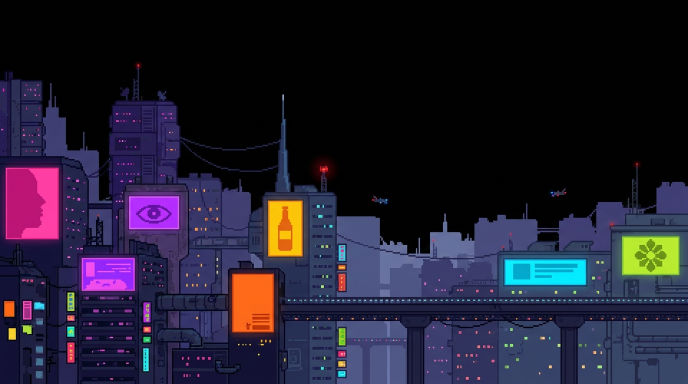
#> input picture art/reference/bg_far_a.png, 1376 x 768 px (shown at 1/2 size); its folder holds 5 pictures in this run
$ python prep_pano.py
#> lines starting #> are read from the running program, lines starting #| are printed output that depends on the picture
"""Build non-repeating parallax panoramas from three distinct segments each.

The old approach mirror-folded ONE image, which made the backdrop visibly
symmetrical and duplicated every landmark. Here three separately-generated
segments are concatenated in order, so nothing repeats across the room's whole
scroll distance. The giant torii is NOT in this art at all — it ships as its own
single sprite so there can only ever be one.

Run: python prep_pano.py
"""
from collections import deque
from PIL import Image
import pathlib

OUT = pathlib.Path(__file__).parents[2] / "game" / "art" / "bg"
OUT.mkdir(parents=True, exist_ok=True)
VIEW_H = 360

PALETTE = [
    (0, 0, 0), (10, 14, 31), (30, 51, 217), (43, 111, 232), (53, 198, 244),
    (143, 232, 255), (143, 17, 22), (224, 31, 38), (198, 240, 42),
    (107, 138, 15), (255, 255, 255), (74, 85, 104),
]


def _hsv(c):
    r, g, b = (v / 255.0 for v in c)
    mx, mn = max(r, g, b), min(r, g, b)
    d = mx - mn
    if d == 0:
        h = 0.0
    elif mx == r:
        h = (60 * ((g - b) / d)) % 360
    elif mx == g:
        h = 60 * ((b - r) / d) + 120
    else:
        h = 60 * ((r - g) / d) + 240
    return h, (0.0 if mx == 0 else d / mx), mx


SAT = [(p, _hsv(p)) for p in PALETTE if max(p) - min(p) > 30]
NEUT = [(p, max(p) / 255.0) for p in PALETTE if max(p) - min(p) <= 30]


def snap(c):
    if max(c) - min(c) < 32:
        v = max(c) / 255.0
        return min(NEUT, key=lambda e: abs(v - e[1]))[0]
    h, s, v = _hsv(c)

    def cost(e):
        _, (ph, ps, pv) = e
        dh = abs(h - ph)
        dh = min(dh, 360 - dh) / 180.0
        return dh * 3.0 + abs(v - pv) + abs(s - ps) * 0.4
    return min(SAT, key=cost)[0]


def sky_mask(im):
    """Flood the empty sky from the top so it can be punched to alpha 0.

    Polarity is detected, not assumed: segments come back with black OR light
    skies. A light-sky segment run through a black-only test stays fully opaque
    and paints a solid slab over the moon, clouds, and neighbouring segments —
    that is the grey block bug.
    """
    w, h = im.size
    px = im.load()
    top = [px[x, y] for x in range(0, w, 7) for y in range(0, 6)]
    light = sum(max(c) for c in top) / max(1, len(top)) > 90

    def is_sky(c):
        return min(c) > 150 if light else max(c) <= 26

    mask = [[False] * h for _ in range(w)]
    q = deque((x, 0) for x in range(w))
    while q:
        x, y = q.popleft()
        if not (0 <= x < w and 0 <= y < h) or mask[x][y]:
            continue
        if not is_sky(px[x, y]):
            continue
        mask[x][y] = True
        q.extend(((x + 1, y), (x - 1, y), (x, y + 1), (x, y - 1)))
    return mask, light


def find_lights(im):
    w, h = im.size
    px = im.load()
    return [(x, y, px[x, y]) for x in range(w) for y in range(h)
            if max(px[x, y]) > 150 and max(px[x, y]) - min(px[x, y]) > 60]


def add_glow(im, srcs, strength, radius):
    w, h = im.size
    px = im.load()
    glow = [[(0.0, 0.0, 0.0) for _ in range(h)] for _ in range(w)]
    emitters = {(x, y) for x, y, _ in srcs}   # a lamp does not light itself
    for x, y, c in srcs:
        for dx in range(-radius, radius + 1):
            for dy in range(-radius, radius + 1):
                d2 = dx * dx + dy * dy
                if d2 > radius * radius:
                    continue
                nx, ny = x + dx, y + dy
                if not (0 <= nx < w and 0 <= ny < h):
                    continue
                f = (1.0 - (d2 ** 0.5) / radius) ** 2 * strength
                g = glow[nx][ny]
                glow[nx][ny] = (g[0] + c[0] * f, g[1] + c[1] * f, g[2] + c[2] * f)
    for x in range(w):
        for y in range(h):
            if (x, y) in emitters:
                continue
            c, g = px[x, y], glow[x][y]
            px[x, y] = (min(255, int(c[0] + g[0])),
                        min(255, int(c[1] + g[1])),
                        min(255, int(c[2] + g[2])))


_GS = VIEW_H / 270.0
LAYERS = {
    "bg_far": (["bg_far_a", "bg_far_b", "bg_far_c"], 0.42, 0.026, int(round(5 * _GS))),
    "bg_mid": (["bg_mid_a", "bg_mid_b", "bg_mid_c"], 0.62, 0.055, int(round(7 * _GS))),
}

for name, (segments, dim, gstr, grad) in LAYERS.items():
    prepared = []
    for seg in segments:
        src = pathlib.Path(f"{seg}.png")
        if not src.exists():
            print(f"  !! missing {src}, skipping")
            continue
        im = Image.open(src).convert("RGB")
#> im is the input picture: PIL image 1376x768 RGB; mean R, G, B 33.6, 30.1, 48.2
        w, h = im.size
#> w = 1376; h = 768
        nw = max(1, round(w * VIEW_H / h))
#> nw = 645
        im = im.resize((nw, VIEW_H), Image.NEAREST)
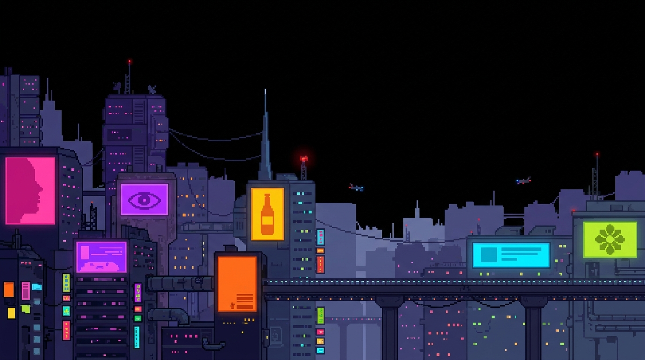
#> im: PIL image 645x360 RGB; mean R, G, B 33.6, 30.1, 48.2

        # NO PALETTE SNAP HERE, deliberately. The 12-colour lock exists so the
        # CHARACTER reads consistently; forcing it on the city collapsed magenta
        # and orange into red and purple into blue, which is exactly what made
        # the backdrop feel dead. The city keeps its own colour; separation from
        # the foreground comes from the dim pass below, not from a shared palette.
        px = im.load()
        sky, light_sky = sky_mask(im)
#> in sky_mask, `top = [px[x, y] for x in range(0, w, 7) for y in range(0, 6)]`: top = 558 items, first 6: (0, 2, 1), (0, 2, 0), (0, 2, 0), (0, 2, 0), (0, 2, 1), (0, 2, 1)
#> in sky_mask, `light = sum(max(c) for c in top) / max(1, len(top)) > 90`: light = False
#> after the loop in sky_mask, `while q:`: mask = 645 items
#> sky = 645 items; light_sky = False
        lights = find_lights(im)
#> lights = 16034 items
        for x in range(nw):
            for y in range(VIEW_H):
                c = px[x, y]
                px[x, y] = (int(c[0] * dim + 10 * (1 - dim)),
                            int(c[1] * dim + 14 * (1 - dim)),
                            int(c[2] * dim + 31 * (1 - dim)))
        add_glow(im, lights, gstr, grad)
#> the loop in add_glow, `for x, y, c in srcs:` made 16034 passes
#> (x, y, c) on passes 1 to 3: (1, 121, (223, 151, 225)), (3, 83, (183, 68, 172)), (3, 84, (190, 57, 172))
#> after the loop in add_glow, `for x, y, c in srcs:`: glow = 645 items
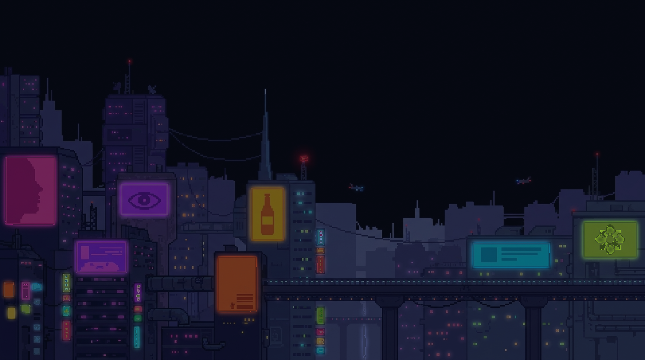
#> im: PIL image 645x360 RGB; mean R, G, B 20.5, 21.3, 38.5

        rgba = im.convert("RGBA")
        rp = rgba.load()
        for x in range(nw):
            for y in range(VIEW_H):
                if sky[x][y] and (light_sky or max(rp[x, y][:3]) < 34):
                    rp[x, y] = (0, 0, 0, 0)
        prepared.append(rgba)
        cols = len({rp[x, y][:3] for x in range(0, nw, 3)
                    for y in range(0, VIEW_H, 3) if rp[x, y][3] > 0})
#> cols = 4825
        print(f"  {seg}: {nw}x{VIEW_H}, {len(lights)} lights, {cols} colours kept")
#|   bg_far_a: 645x360, 16034 lights, 4825 colours kept

    if not prepared:
        continue
    total = sum(p.width for p in prepared)
    pano = Image.new("RGBA", (total, VIEW_H), (0, 0, 0, 0))
#> pano: PIL image 645x360 RGBA; every value is 0
    x = 0
    for p in prepared:
        pano.paste(p, (x, 0))
        x += p.width
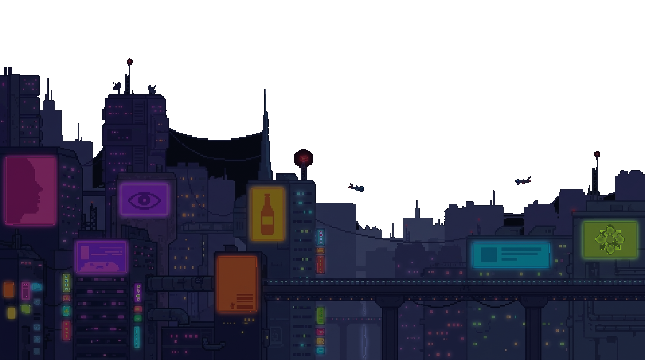
#> pano: PIL image 645x360 RGBA; mean R, G, B, A 18, 17.6, 30.6, 139.1; transparent parts drawn white
    pano.save(OUT / f"{name}.png")
    print(f"{name}: {len(prepared)} segments -> {total}x{VIEW_H} panorama "
          f"(no mirroring, nothing repeats)")

# --- the single giant torii, as its own sprite
t = pathlib.Path("torii_landmark.png")
if t.exists():
    im = Image.open(t).convert("RGB")
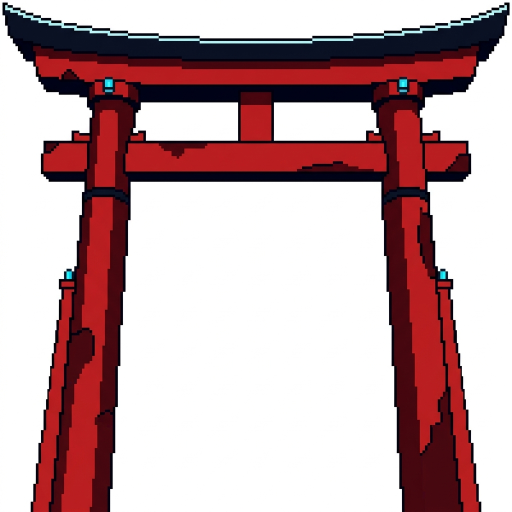
#> input picture art/reference/torii_landmark.png, 1024 x 1024 px (shown at 1/2 size)
#> im is the input picture: PIL image 1024x1024 RGB; mean R, G, B 195.5, 166.6, 169.6
    w, h = im.size
#> w = 1024; h = 1024
    nh = 150                                  # tall enough to break the skyline
    nw = max(1, round(w * nh / h))
#> nw = 150
    im = im.resize((nw, nh), Image.NEAREST)
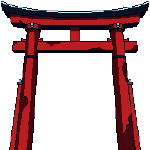
#> im: PIL image 150x150 RGB; mean R, G, B 195.4, 166.7, 169.6
    px = im.load()
    # polarity again: this sheet comes back on black OR white. Assuming black
    # kept a white slab around the gate, which rendered as an opaque box on the
    # skyline. Detect from the corners, then flood the field from the border so
    # the gap BETWEEN the pillars is cleared too, not just the outside.
    corners = [px[0, 0], px[nw - 1, 0], px[0, nh - 1], px[nw - 1, nh - 1]]
#> corners = [(252, 253, 255), (251, 255, 254), (255, 255, 255), (254, 254, 254)]
    light_field = sum(max(c) for c in corners) / 4 > 110
#> light_field = True

    def is_field(c):
        return min(c) > 170 if light_field else max(c) < 26

    field = [[False] * nh for _ in range(nw)]
    q = deque([(x, 0) for x in range(nw)] + [(x, nh - 1) for x in range(nw)] +
              [(0, y) for y in range(nh)] + [(nw - 1, y) for y in range(nh)])
    while q:
        x, y = q.popleft()
        if not (0 <= x < nw and 0 <= y < nh) or field[x][y]:
            continue
        if not is_field(px[x, y]):
            continue
        field[x][y] = True
        q.extend(((x + 1, y), (x - 1, y), (x, y + 1), (x, y - 1)))

    out = Image.new("RGBA", (nw, nh), (0, 0, 0, 0))
#> out: PIL image 150x150 RGBA; every value is 0
    op = out.load()
    kept = 0
    for x in range(nw):
        for y in range(nh):
            if field[x][y] or is_field(px[x, y]):
                continue
            s = snap(px[x, y])
            op[x, y] = (int(s[0] * 0.55 + 4), int(s[1] * 0.55 + 6),
                        int(s[2] * 0.55 + 14), 255)   # dimmed to sit far away
            kept += 1
    out.save(OUT / "torii.png")
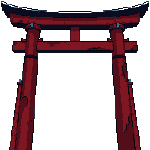
#> saved as torii.png: PIL image 150x150 RGBA; mean R, G, B, A 27.4, 6.7, 11.3, 95.1; transparent parts drawn white
    print(f"torii.png: {nw}x{nh}, {'light' if light_field else 'dark'} field, "
          f"{kept} px kept")
